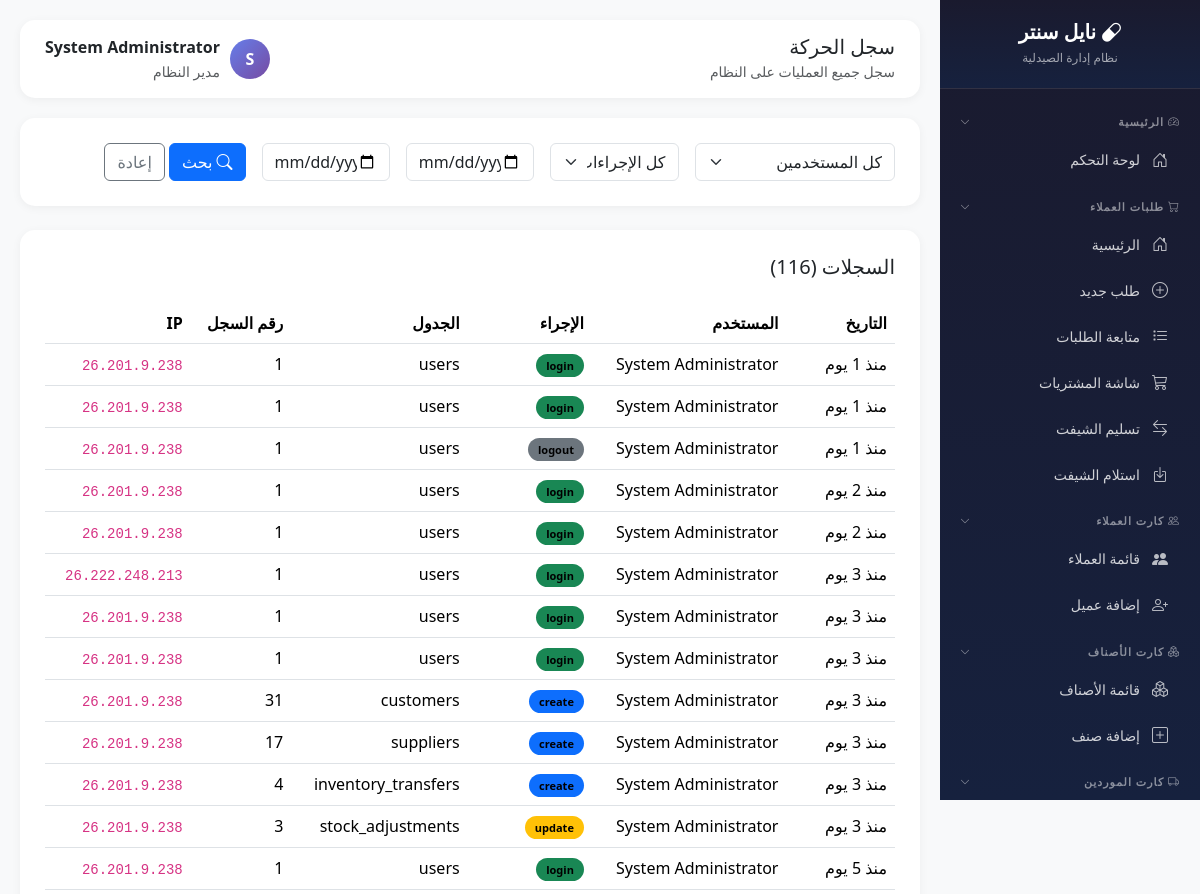
/modules/customer-requests/activity-log.php (signed in, upper part), run on an earlier commit of the app's database.
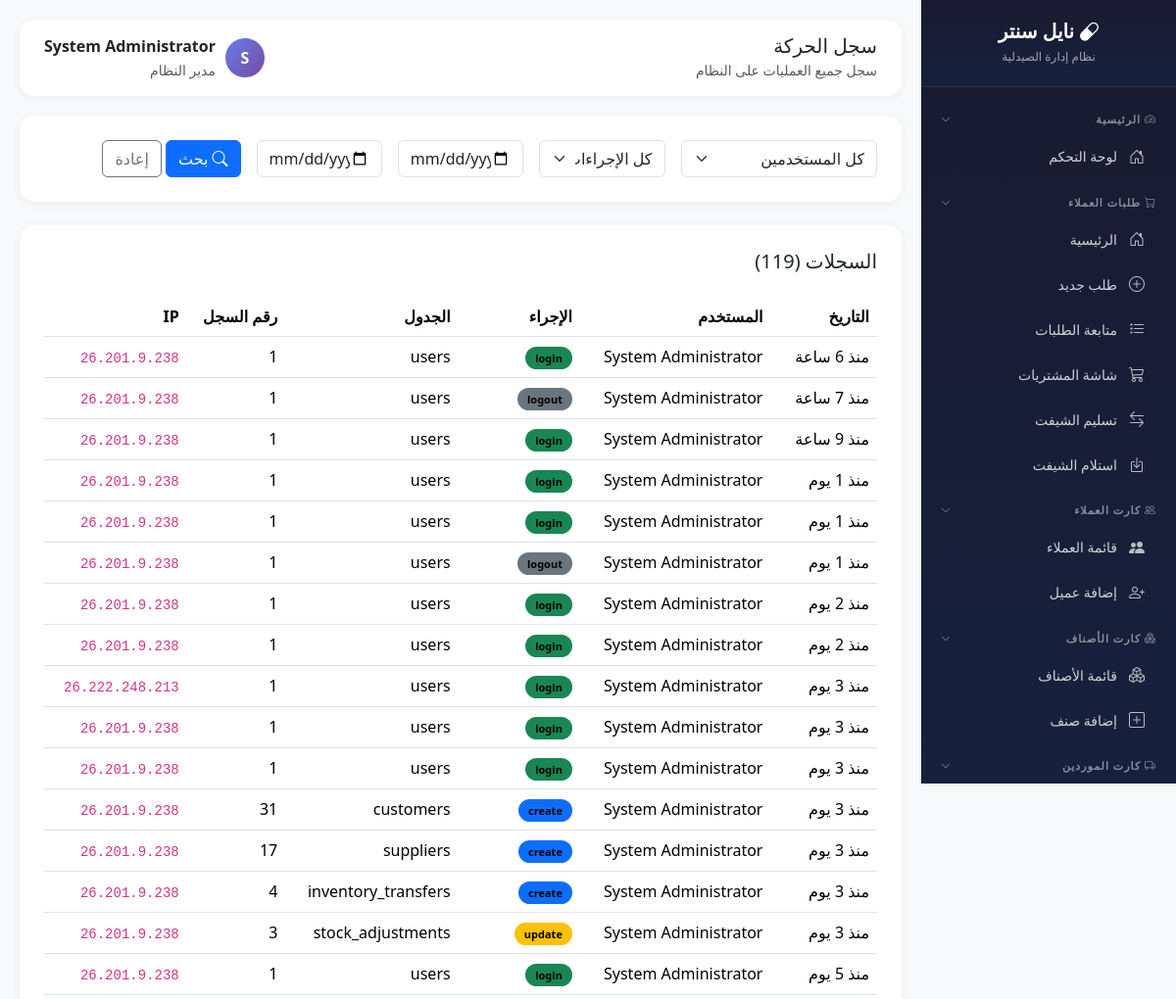
And on a later commit of the database.
### tables this page shows
CREATE TABLE `activity_logs` (
  `id` int(11) NOT NULL,
  `user_id` int(11) DEFAULT NULL,
  `user_name` varchar(100) DEFAULT NULL,
  `action` varchar(50) NOT NULL,
  `table_name` varchar(50) DEFAULT NULL,
  `record_id` int(11) DEFAULT NULL,
  `old_value` text DEFAULT NULL,
  `new_value` text DEFAULT NULL,
  `ip_address` varchar(50) DEFAULT NULL,
  `created_at` timestamp NOT NULL DEFAULT current_timestamp()
);

CREATE TABLE `users` (
  `id` int(11) NOT NULL,
  `username` varchar(50) NOT NULL,
  `password` varchar(255) NOT NULL,
  `full_name` varchar(100) NOT NULL,
  `role` enum('admin','pharmacist','purchaser','cashier') DEFAULT 'pharmacist',
  `branch_code` varchar(20) DEFAULT NULL,
  `phone` varchar(20) DEFAULT NULL,
  `is_active` tinyint(1) DEFAULT 1,
  `last_login` datetime DEFAULT NULL,
  `created_at` timestamp NOT NULL DEFAULT current_timestamp(),
  `updated_at` timestamp NOT NULL DEFAULT current_timestamp() ON UPDATE current_timestamp()
);

### core/config.php (called while the page is built, shortened)
<?php
function timeAgo($datetime) {
    $time = strtotime($datetime);
    $now = time();
    $diff = $now - $time;
    if ($diff < 86400) return 'منذ ' . floor($diff / 3600) . ' ساعة';
    if ($diff < 604800) return 'منذ ' . floor($diff / 86400) . ' يوم';
    return date('Y-m-d', $time);
}

### modules/customer-requests/activity-log.php (the view, shortened to what this page needs)
<?php
require_once __DIR__ . '/../../core/config.php';
$db = getDB();
$date_from = $_GET['date_from'] ?? '';
$date_to = $_GET['date_to'] ?? '';
$sql = "SELECT al.*, u.full_name as user_name
        FROM activity_logs al
        LEFT JOIN users u ON al.user_id = u.id
        WHERE 1=1";
$params = [];
$sql .= " ORDER BY al.created_at DESC LIMIT 500";
$stmt = $db->prepare($sql);
$stmt->execute($params);
$logs = $stmt->fetchAll();
$page_title = 'سجل الحركة';
?>
<!DOCTYPE html>
<html lang="ar" dir="rtl">
<head>
    <link href="https://cdn.jsdelivr.net/npm/bootstrap@5.3.2/dist/css/bootstrap.rtl.min.css" rel="stylesheet">
    <link href="https://cdn.jsdelivr.net/npm/bootstrap-icons@1.11.1/font/bootstrap-icons.css" rel="stylesheet">
</head>
<body>
 <?php require_once __DIR__ . '/../../includes/sidebar.php'; ?>
    <div class="main-content">
        <div class="topbar">
            <div><h5 class="mb-0"><?= $page_title ?></h5><small class="text-muted">سجل جميع العمليات على النظام</small></div>
            <div class="d-flex align-items-center">
                <div class="user-avatar" style="width:40px;height:40px;border-radius:50%;background:linear-gradient(135deg, var(--primary), var(--secondary));color:white;display:flex;align-items:center;justify-content:center;font-weight:700;margin-left:10px;"><?= mb_substr($_SESSION['user_name'], 0, 1) ?></div>
                <div><div class="fw-bold"><?= $_SESSION['user_name'] ?></div><small class="text-muted"><?= $_SESSION['user_role'] === 'admin' ? 'مدير النظام' : 'صيدلي' ?></small></div>
            </div>
        </div>
        <div class="content-card mb-4">
            <form method="GET" class="row g-3">
                <div class="col-md-3">
                    <select class="form-select" name="user">
                        <option value="">كل المستخدمين</option>
                    </select>
                </div>
                <div class="col-md-2">
                    <select class="form-select" name="action">
                        <option value="">كل الإجراءات</option>
                    </select>
                </div>
                <div class="col-md-2">
                    <input type="date" class="form-control" name="date_from" value="<?= $date_from ?>" placeholder="من">
                </div>
                <div class="col-md-2">
                    <input type="date" class="form-control" name="date_to" value="<?= $date_to ?>" placeholder="إلى">
                </div>
                <div class="col-md-3">
                    <button type="submit" class="btn btn-primary"><i class="bi bi-search me-1"></i>بحث</button>
                    <a href="activity-log.php" class="btn btn-outline-secondary">إعادة</a>
                </div>
            </form>
        </div>
        <div class="content-card">
            <h5 class="mb-4">السجلات (<?= count($logs) ?>)</h5>
            <div class="table-responsive">
                <table class="table table-hover">
                    <thead>
                        <tr>
                            <th>التاريخ</th>
                            <th>المستخدم</th>
                            <th>الإجراء</th>
                            <th>الجدول</th>
                            <th>رقم السجل</th>
                            <th>IP</th>
                        </tr>
                    </thead>
                    <tbody>
                        <?php foreach ($logs as $log): ?>
                        <tr class="log-row">
                            <td><?= timeAgo($log['created_at']) ?></td>
                            <td><?= $log['user_name'] ?? 'System' ?></td>
                            <td>
                                <span class="action-badge bg-<?=
                                    $log['action'] === 'login' ? 'success' :
                                    ($log['action'] === 'logout' ? 'secondary' :
                                    ($log['action'] === 'create' ? 'primary' :
                                    ($log['action'] === 'update' ? 'warning' :
                                    ($log['action'] === 'delete' ? 'danger' : 'info')))) ?>">
                                    <?= $log['action'] ?>
                                </span>
                            </td>
                            <td><?= $log['table_name'] ?? '-' ?></td>
                            <td><?= $log['record_id'] ?? '-' ?></td>
                            <td><code><?= $log['ip_address'] ?></code></td>
                        </tr>
                        <?php endforeach; ?>
                    </tbody>
                </table>
            </div>
        </div>
    </div>
</body>
</html>

### includes/sidebar.php (shortened to what this page needs)
<?php
$request_uri = $_SERVER['REQUEST_URI'] ?? '';
$script_name = $_SERVER['SCRIPT_NAME'] ?? '';
$script_parts = explode('/', trim($script_name, '/'));
$project_name = '';
if (count($script_parts) > 0) {
    $project_name = $script_parts[0];
}
$protocol = isset($_SERVER['HTTPS']) && $_SERVER['HTTPS'] === 'on' ? 'https' : 'http';
$host = $_SERVER['HTTP_HOST'] ?? 'localhost';
$base_url = $protocol . '://' . $host;
if (!empty($project_name)) {
    $base_url .= '/' . $project_name;
}
$current_page = basename($script_name);
$current_uri = $request_uri;
$is_customers = strpos($current_uri, '/customers/') !== false;
$is_products = strpos($current_uri, '/products/') !== false;
$is_suppliers = strpos($current_uri, '/suppliers/') !== false;
$is_customer_requests = strpos($current_uri, '/customer-requests/') !== false;
$is_admin = strpos($current_uri, '/admin/') !== false;
?>
<div class="sidebar">
    <div class="sidebar-brand">
        <h4><i class="bi bi-capsule"></i> نايل سنتر</h4>
        <small>نظام إدارة الصيدلية</small>
    </div>
    <div class="nav-menu">
        <div class="sidebar-heading" onclick="toggleSection(this)">
            <span><i class="bi bi-speedometer2"></i> الرئيسية</span>
            <i class="bi bi-chevron-down toggle-icon"></i>
        </div>
        <div class="sidebar-section">
            <div class="nav-item">
                <a href="<?= $base_url ?>/index.php" class="nav-link <?= $current_page === 'index.php' && !$is_customers && !$is_products && !$is_suppliers && !$is_customer_requests && !$is_admin ? 'active' : '' ?>">
                    <i class="bi bi-house-door"></i> لوحة التحكم
                </a>
            </div>
        </div>
        <div class="sidebar-heading" onclick="toggleSection(this)">
            <span><i class="bi bi-cart"></i> طلبات العملاء</span>
            <i class="bi bi-chevron-down toggle-icon"></i>
        </div>
        <div class="sidebar-section">
            <div class="nav-item">
                <a href="<?= $base_url ?>/modules/customer-requests/index.php" class="nav-link <?= $is_customer_requests && $current_page === 'index.php' ? 'active' : '' ?>">
                    <i class="bi bi-house-door"></i> الرئيسية
                </a>
            </div>
            <div class="nav-item">
                <a href="<?= $base_url ?>/modules/customer-requests/new-order.php" class="nav-link <?= $current_page === 'new-order.php' ? 'active' : '' ?>">
                    <i class="bi bi-plus-circle"></i> طلب جديد
                </a>
            </div>
            <div class="nav-item">
                <a href="<?= $base_url ?>/modules/customer-requests/orders.php" class="nav-link <?= $current_page === 'orders.php' ? 'active' : '' ?>">
                    <i class="bi bi-list-task"></i> متابعة الطلبات
                </a>
            </div>
            <div class="nav-item">
                <a href="<?= $base_url ?>/modules/customer-requests/purchases.php" class="nav-link <?= $current_page === 'purchases.php' ? 'active' : '' ?>">
                    <i class="bi bi-cart3"></i> شاشة المشتريات
                </a>
            </div>
            <div class="nav-item">
                <a href="<?= $base_url ?>/modules/customer-requests/shift-handover.php" class="nav-link <?= $current_page === 'shift-handover.php' ? 'active' : '' ?>">
                    <i class="bi bi-arrow-left-right"></i> تسليم الشيفت
                </a>
            </div>
            <div class="nav-item">
                <a href="<?= $base_url ?>/modules/customer-requests/shift-receive.php" class="nav-link <?= $current_page === 'shift-receive.php' ? 'active' : '' ?>">
                    <i class="bi bi-box-arrow-in-down"></i> استلام الشيفت
                </a>
            </div>
        </div>
        <div class="sidebar-heading" onclick="toggleSection(this)">
            <span><i class="bi bi-people"></i> كارت العملاء</span>
            <i class="bi bi-chevron-down toggle-icon"></i>
        </div>
        <div class="sidebar-section">
            <div class="nav-item">
                <a href="<?= $base_url ?>/modules/customers/index.php" class="nav-link <?= $is_customers && in_array($current_page, ['index.php', 'view.php', 'edit.php', 'statement.php']) ? 'active' : '' ?>">
                    <i class="bi bi-people-fill"></i> قائمة العملاء
                </a>
            </div>
            <div class="nav-item">
                <a href="<?= $base_url ?>/modules/customers/create.php" class="nav-link <?= $is_customers && $current_page === 'create.php' ? 'active' : '' ?>">
                    <i class="bi bi-person-plus"></i> إضافة عميل
                </a>
            </div>
        </div>
        <div class="sidebar-heading" onclick="toggleSection(this)">
            <span><i class="bi bi-boxes"></i> كارت الأصناف</span>
            <i class="bi bi-chevron-down toggle-icon"></i>
        </div>
        <div class="sidebar-section">
            <div class="nav-item">
                <a href="<?= $base_url ?>/modules/products/index.php" class="nav-link <?= $is_products && in_array($current_page, ['index.php', 'view.php', 'edit.php']) ? 'active' : '' ?>">
                    <i class="bi bi-boxes"></i> قائمة الأصناف
                </a>
            </div>
            <div class="nav-item">
                <a href="<?= $base_url ?>/modules/products/create.php" class="nav-link <?= $is_products && $current_page === 'create.php' ? 'active' : '' ?>">
                    <i class="bi bi-plus-square"></i> إضافة صنف
                </a>
            </div>
        </div>
        <div class="sidebar-heading" onclick="toggleSection(this)">
            <span><i class="bi bi-truck"></i> كارت الموردين</span>
            <i class="bi bi-chevron-down toggle-icon"></i>
        </div>
        <div class="sidebar-section">
            <div class="nav-item">
                <a href="<?= $base_url ?>/modules/suppliers/index.php" class="nav-link <?= $is_suppliers && in_array($current_page, ['index.php', 'view.php', 'edit.php', 'statement.php']) ? 'active' : '' ?>">
                </a>
            </div>
        </div>
    </div>
</div>

### modules/customer-requests/activity-log.php (style rules this page uses)
:root { --primary: #667eea; --secondary: #764ba2; }
body { background: #f8f9fa; font-family: 'Segoe UI', Tahoma, Geneva, Verdana, sans-serif; }
.sidebar { background: linear-gradient(180deg, #1a1a2e 0%, #16213e 100%); min-height: 100vh; position: fixed; right: 0; top: 0; width: 260px; z-index: 1000; }
.sidebar-brand { padding: 20px; text-align: center; border-bottom: 1px solid rgba(255,255,255,0.1); }
.sidebar-brand h4 { color: white; margin: 0; font-weight: 700; }
.nav-menu { padding: 15px 0; }
.nav-link { color: rgba(255,255,255,0.8); padding: 12px 20px; display: flex; align-items: center; transition: all 0.3s; text-decoration: none; }
.nav-link i { width: 25px; margin-left: 10px; font-size: 18px; }
.main-content { margin-right: 260px; padding: 20px; }
.topbar { background: white; border-radius: 15px; padding: 15px 25px; margin-bottom: 20px; box-shadow: 0 2px 10px rgba(0,0,0,0.05); display: flex; justify-content: space-between; align-items: center; }
.content-card { background: white; border-radius: 15px; padding: 25px; box-shadow: 0 2px 10px rgba(0,0,0,0.05); }
.log-row { transition: all 0.2s; }
.action-badge { padding: 4px 10px; border-radius: 15px; font-size: 11px; font-weight: 600; }

### includes/sidebar.php (style rules this page uses)
.sidebar { background: linear-gradient(180deg, #1a1a2e 0%, #16213e 100%); min-height: 100vh; position: fixed; right: 0; top: 0; width: 260px; z-index: 1000; color: #fff; overflow-y: auto; overflow-x: hidden; max-height: 100vh; padding-bottom: 20px; }
.sidebar-brand { padding: 20px; text-align: center; border-bottom: 1px solid rgba(255,255,255,0.1); color: #fff; position: sticky; top: 0; background: linear-gradient(180deg, #1a1a2e 0%, #16213e 100%); z-index: 10; }
.sidebar-brand h4 { margin: 0; font-size: 20px; }
.sidebar-brand small { color: rgba(255,255,255,0.6); font-size: 12px; }
.nav-menu { padding: 10px 0; }
.sidebar-heading { color: rgba(255,255,255,0.5); font-size: 11px; text-transform: uppercase; letter-spacing: 1px; padding: 15px 20px 5px; font-weight: 600; cursor: pointer; display: flex; justify-content: space-between; align-items: center; transition: color 0.3s; }
.sidebar-heading i.toggle-icon { font-size: 10px; transition: transform 0.3s; }
.sidebar-section { overflow: hidden; transition: max-height 0.3s ease; }
.nav-item { margin: 2px 0; }
.nav-link { color: rgba(255,255,255,0.8); padding: 10px 20px; display: flex; align-items: center; transition: all 0.3s; border-radius: 8px; margin: 2px 10px; text-decoration: none; font-size: 14px; }
.nav-link i { margin-left: 10px; font-size: 16px; color: rgba(255,255,255,0.7); width: 20px; text-align: center; }

What changed in the data, as far as the page shows it:
added activity_logs: created_at "منذ 6 ساعة", user.full_name "System Administrator", action "login", table_name "users", record "1", ip_address "26.201.9.238"
added activity_logs: created_at "منذ 7 ساعة", user.full_name "System Administrator", action "logout", table_name "users", record "1", ip_address "26.201.9.238"
added activity_logs: created_at "منذ 9 ساعة", user.full_name "System Administrator", action "login", table_name "users", record "1", ip_address "26.201.9.238"
Also different on the page:
count($logs): "116" → "119"
